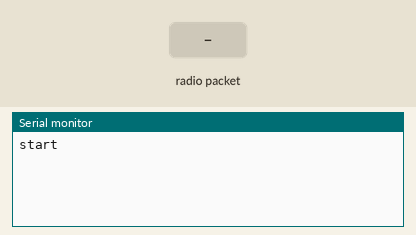
The sketch below on a simulated Arduino Mega 2560, built with avr-gcc and run on an emulated ATmega2560. Shown: the last lines printed to the serial monitor. The inputs (shaded band) are chosen by the test bench. No radio packets arrive unless stated.

Above: at 1.2 s.
1.3 s: radio packet "sndpar" arrives
At 2.1 s:
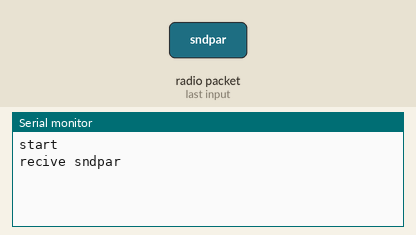
2.8 s: radio packet "sndtime" arrives
At 3.2 s:
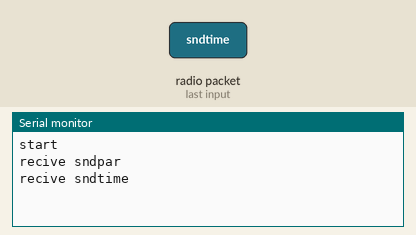
5.8 s: radio packet "1" arrives
At 6.7 s:
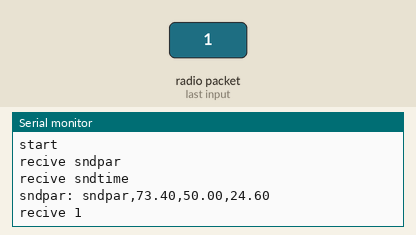

The sketch:

send.ino
```cpp
#include <SPI.h>
#include "RF24.h"

#define ch_len 30
//Контакты от радиомодуля NRF24L01 подключаем к пинамнам -> Arduino (Mega)
//SCK -> 52
//MISO -> 50
//MOSI -> 51
//CSN -> 53
//CE -> 9

RF24 radio(9, 10);
const uint64_t pipe = 0xF0F0F0F000LL;// адреса каналов приема и передачи

long timer = 0;
byte ii = 0;
int ji = 0;
char data[ch_len];

void setup()
{
  Serial.begin(115200);      // для дебага
  radio.begin();
  delay(2);
  radio.setDataRate(RF24_250KBPS); // Скорость передачи
  radio.setChannel(0x66); // Номер канала от 0 до 127
  radio.setPALevel(RF24_PA_MAX);
  radio.setRetries(15, 15); // Кол-во попыток и время между попытками
  radio.openReadingPipe(1, pipe); // Открываем один из 6-ти каналов приема
  radio.startListening(); // Начинаем слушать эфир
  Serial.println("start");
}


void loop()
{
  if (millis() - timer > 1500) {
    timer = millis();
    if (ii >= 2) {
      SendData ("sndpar");
      ii = 0;
    }
    else if (ji >= 7) {
      SendData ("sndtime");
      ji = 0;
    }
    ii++;
    ji++;
  }
  if (radio.available()) {
    radio.read(data, sizeof(data));
    Serial.print("recive ");
    Serial.println(data);
  }
}

void SendData(String cmd) {
  radio.stopListening();
  radio.openWritingPipe(pipe);
  const char *buffer = "";
  String buf = "";
  if (cmd == "sndpar") {
    buf = "sndpar," + String(73.4) + "," + String(50.0) + "," + String(24.6);
    buffer = buf.c_str();
    radio.write(buffer, ch_len);
    Serial.print("sndpar: ");
    Serial.println(buffer);
  }
  else if (cmd == "sndtime") {
    buf = "sndtime," + String(2016) + "," + String(02) + "," + String(20) + "," + String(12) + "," + String(57);
    buffer = buf.c_str();
    radio.write(buffer, ch_len);

    Serial.print("Date Time: ");
    Serial.println(buffer);
  }
  radio.startListening();
  //delay(40);
}
```

Measured:
- after the input at 1.3 s, the serial monitor: prints a new line at once (image 1)
- after the input at 2.8 s, the serial monitor: prints a new line at once (image 2)
- after the input at 5.8 s, the serial monitor: prints a new line at once (image 3)
